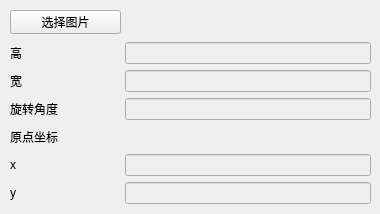
       <widget class="QWidget" name="choose_image_page">
        <widget class="QPushButton" name="choose_image">
         <property name="geometry">
          <rect>
           <x>10</x>
           <y>10</y>
           <width>111</width>
           <height>24</height>
          </rect>
         </property>
         <property name="text">
          <string>选择图片</string>
         </property>
        </widget>
        <widget class="QWidget" name="layoutWidget">
         <property name="geometry">
          <rect>
           <x>10</x>
           <y>42</y>
           <width>361</width>
           <height>163</height>
          </rect>
         </property>
         <layout class="QGridLayout" name="gridLayout_53">
          <property name="bottomMargin">
           <number>1</number>
          </property>
          <item row="0" column="0">
           <widget class="QLabel" name="label_25">
            <property name="text">
             <string>高                             </string>
            </property>
           </widget>
          </item>
          <item row="0" column="1">
           <widget class="QLineEdit" name="choose_image_height">
            <property name="enabled">
             <bool>false</bool>
            </property>
           </widget>
          </item>
          <item row="1" column="0">
           <widget class="QLabel" name="label_26">
            <property name="text">
             <string>宽</string>
            </property>
           </widget>
          </item>
          <item row="1" column="1">
           <widget class="QLineEdit" name="choose_image_width">
            <property name="enabled">
             <bool>false</bool>
            </property>
           </widget>
          </item>
          <item row="2" column="0">
           <widget class="QLabel" name="label_70">
            <property name="text">
             <string>旋转角度</string>
            </property>
           </widget>
          </item>
          <item row="2" column="1">
           <widget class="QLineEdit" name="image_rotate">
            <property name="enabled">
             <bool>false</bool>
            </property>
           </widget>
          </item>
          <item row="4" column="0">
           <widget class="QLabel" name="label_68">
            <property name="text">
             <string>x </string>
            </property>
           </widget>
          </item>
          <item row="4" column="1">
           <widget class="QLineEdit" name="origin_x">
            <property name="enabled">
             <bool>false</bool>
            </property>
           </widget>
          </item>
          <item row="5" column="0">
           <widget class="QLabel" name="label_69">
            <property name="text">
             <string>y</string>
            </property>
           </widget>
          </item>
          <item row="5" column="1">
           <widget class="QLineEdit" name="origin_y">
            <property name="enabled">
             <bool>false</bool>
            </property>
           </widget>
          </item>
          <item row="3" column="0" colspan="2">
           <widget class="QLabel" name="label_67">
            <property name="text">
             <string>原点坐标</string>
            </property>
           </widget>
          </item>
         </layout>
        </widget>
       </widget>
